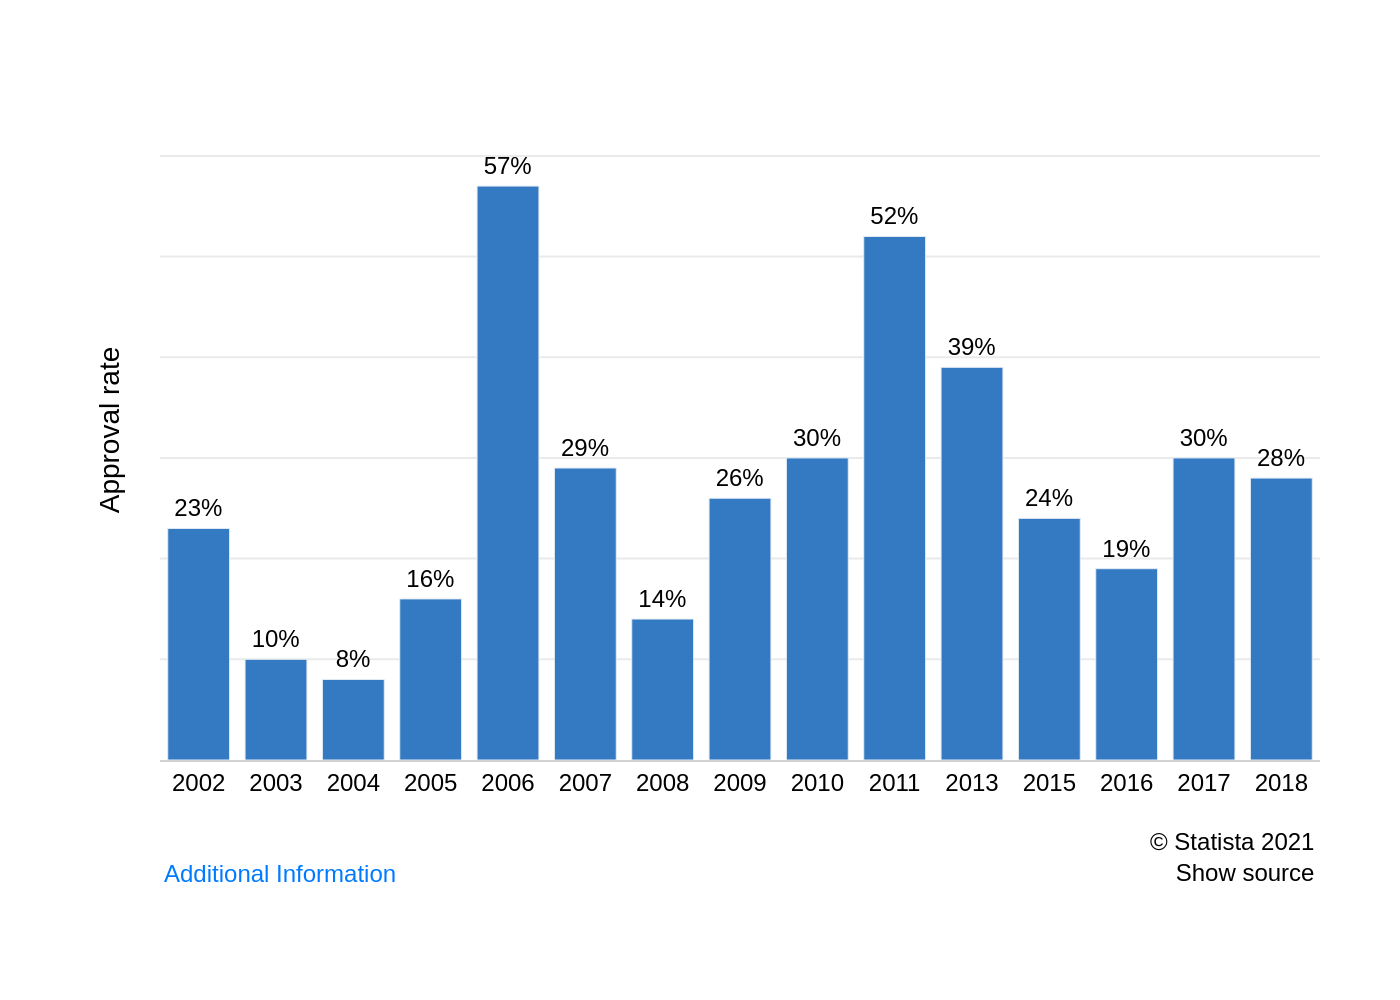

Python code for this plot:
import sys
import json
import plotly.graph_objects as go
import pathlib

# Check if the JSON file path is provided as a command-line argument
if len(sys.argv) != 2:
    print("Usage: python create_chart.py <path_to_json_file>")
    sys.exit(1)

json_path = sys.argv[1]

# Read the JSON data from the file
try:
    with open(json_path, 'r', encoding='utf-8') as f:
        chart_data = json.load(f)
except FileNotFoundError:
    print(f"Error: The file '{json_path}' was not found.")
    sys.exit(1)
except json.JSONDecodeError:
    print(f"Error: Could not decode JSON from the file '{json_path}'.")
    sys.exit(1)

# Extract data for plotting
data = chart_data['chart_data']
texts = chart_data['texts']
colors = chart_data['colors']

categories = [item['category'] for item in data]
values = [item['value'] for item in data]
bar_texts = [f"{v}%" for v in values]

# Create the bar chart
fig = go.Figure()

fig.add_trace(go.Bar(
    x=categories,
    y=values,
    text=bar_texts,
    textposition='outside',
    marker_color=colors[0],
    cliponaxis=False,
    hoverinfo='none'
))

# Update layout to match the original image
fig.update_layout(
    font=dict(
        family="Arial",
        size=12,
        color="black"
    ),
    plot_bgcolor='white',
    showlegend=False,
    xaxis=dict(
        title_text=texts['x_axis_title'],
        type='category',
        showgrid=False,
        showline=True,
        linecolor='#D3D3D3'
    ),
    yaxis=dict(
        title_text=texts['y_axis_title'],
        showticklabels=False,
        showgrid=True,
        gridcolor='#EAEAEA',
        zeroline=False,
        range=[0, max(values) * 1.15] # Add padding for top labels
    ),
    margin=dict(l=80, r=40, t=50, b=120),
    annotations=[
        dict(
            text=texts['additional_info'],
            align='left',
            showarrow=False,
            xref='paper',
            yref='paper',
            x=0,
            y=-0.2,
            font=dict(color='#007bff') # Use a blue color to indicate a link
        ),
        dict(
            text=texts['source'],
            align='right',
            showarrow=False,
            xref='paper',
            yref='paper',
            x=1.0,
            y=-0.2
        )
    ]
)

# Determine the output filename from the input JSON path
output_filename_base = pathlib.Path(json_path).stem
output_png_path = f"{output_filename_base}.png"

# Save the figure as a PNG image
fig.write_image(output_png_path, scale=2)

print(f"Chart saved as {output_png_path}")
